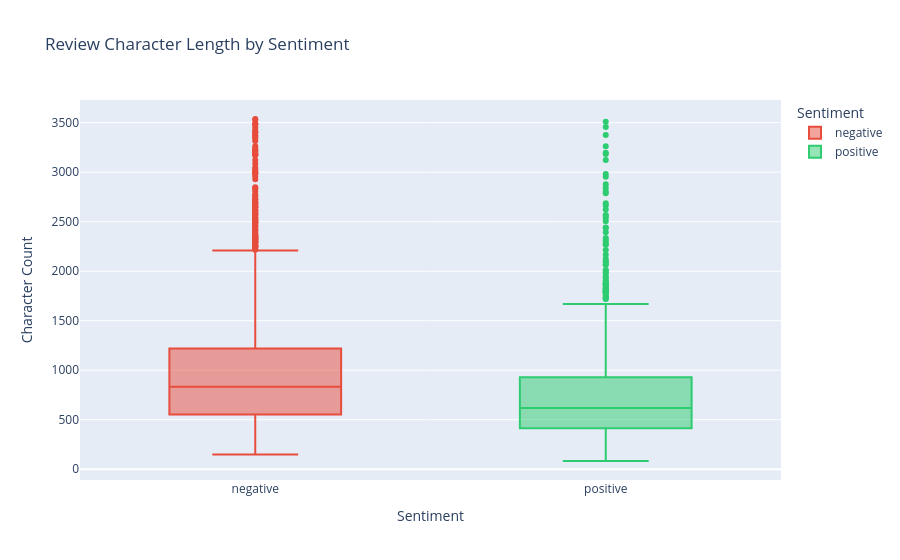

Notebook code for this chart:
### Markdown cell above
---
## 5. EDA — Review Length Analysis

**Q: Do positive and negative reviewers write differently in terms of length?**  
Longer reviews may indicate stronger opinions (positive or negative).

### Code cell
# ── Box plot: review character length by sentiment ────────────────────────────
fig = px.box(
    df,
    x="rating_interpretation",
    y="text_len",
    color="rating_interpretation",
    title="Review Character Length by Sentiment",
    labels={"text_len": "Character Count", "rating_interpretation": "Sentiment"},
    color_discrete_map={"positive": "#2ecc71", "negative": "#e74c3c"},
)
fig.show()

### Figure 1 — Plotly figure (JSON) as saved in the notebook; plotly's stock layout.template omitted (floating-point values rounded to 4 significant figures; data arrays with more than 128 entries replaced by an {"elided": "..."} marker saying what was removed)
{"data": [{"alignmentgroup": "True", "hovertemplate": "Sentiment=%{x}<br>Character Count=%{y}<extra></extra>", "legendgroup": "negative", "marker": {"color": "#e74c3c"}, "name": "negative", "notched": false, "offsetgroup": "negative", "orientation": "v", "showlegend": true, "type": "box", "x": {"elided": "2305 str values"}, "x0": " ", "xaxis": "x", "y": {"elided": "2305 int values"}, "y0": " ", "yaxis": "y"}, {"alignmentgroup": "True", "hovertemplate": "Sentiment=%{x}<br>Character Count=%{y}<extra></extra>", "legendgroup": "positive", "marker": {"color": "#2ecc71"}, "name": "positive", "notched": false, "offsetgroup": "positive", "orientation": "v", "showlegend": true, "type": "box", "x": {"elided": "1290 str values"}, "x0": " ", "xaxis": "x", "y": {"elided": "1290 int values"}, "y0": " ", "yaxis": "y"}], "layout": {"boxmode": "overlay", "legend": {"title": {"text": "Sentiment"}, "tracegroupgap": 0}, "title": {"text": "Review Character Length by Sentiment"}, "xaxis": {"anchor": "y", "categoryarray": ["negative", "positive"], "categoryorder": "array", "domain": [0, 1], "title": {"text": "Sentiment"}}, "yaxis": {"anchor": "x", "domain": [0, 1], "title": {"text": "Character Count"}}}}
